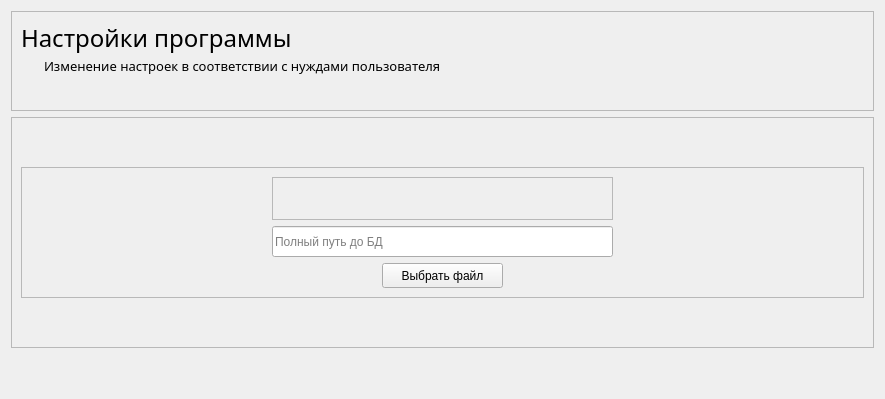
      <widget class="QWidget" name="settings_page">
       <layout class="QVBoxLayout" name="verticalLayout_40">
        <item>
         <widget class="QFrame" name="frame_23">
          <property name="frameShape">
           <enum>QFrame::StyledPanel</enum>
          </property>
          <property name="frameShadow">
           <enum>QFrame::Raised</enum>
          </property>
          <layout class="QVBoxLayout" name="verticalLayout_39">
           <property name="spacing">
            <number>2</number>
           </property>
           <item>
            <layout class="QHBoxLayout" name="horizontalLayout_30">
             <item>
              <widget class="QLabel" name="settings_program_title">
               <property name="font">
                <font>
                 <family>Bahnschrift Light</family>
                 <pointsize>18</pointsize>
                </font>
               </property>
               <property name="text">
                <string>Настройки программы</string>
               </property>
              </widget>
             </item>
            </layout>
           </item>
           <item>
            <layout class="QHBoxLayout" name="horizontalLayout_31">
             <property name="leftMargin">
              <number>23</number>
             </property>
             <property name="bottomMargin">
              <number>26</number>
             </property>
             <item>
              <widget class="QLabel" name="settings_program_subtitle">
               <property name="font">
                <font>
                 <family>Bahnschrift Light</family>
                 <pointsize>10</pointsize>
                </font>
               </property>
               <property name="text">
                <string>Изменение настроек в соответствии с нуждами пользователя</string>
               </property>
              </widget>
             </item>
            </layout>
           </item>
          </layout>
         </widget>
        </item>
        <item>
         <widget class="QFrame" name="settings_program_frame">
          <property name="frameShape">
           <enum>QFrame::StyledPanel</enum>
          </property>
          <property name="frameShadow">
           <enum>QFrame::Raised</enum>
          </property>
          <layout class="QVBoxLayout" name="verticalLayout_38">
           <item>
            <spacer name="verticalSpacer_8">
             <property name="orientation">
              <enum>Qt::Vertical</enum>
             </property>
             <property name="sizeHint" stdset="0">
              <size>
               <width>20</width>
               <height>40</height>
              </size>
             </property>
            </spacer>
           </item>
           <item>
            <widget class="QFrame" name="frame_21">
             <property name="frameShape">
              <enum>QFrame::StyledPanel</enum>
             </property>
             <property name="frameShadow">
              <enum>QFrame::Raised</enum>
             </property>
             <layout class="QVBoxLayout" name="verticalLayout_34">
              <property name="spacing">
               <number>6</number>
              </property>
              <property name="leftMargin">
               <number>250</number>
              </property>
              <property name="rightMargin">
               <number>250</number>
              </property>
              <item>
               <widget class="QFrame" name="frame_22">
                <property name="frameShape">
                 <enum>QFrame::StyledPanel</enum>
                </property>
                <property name="frameShadow">
                 <enum>QFrame::Raised</enum>
                </property>
                <layout class="QHBoxLayout" name="horizontalLayout_29">
                 <property name="spacing">
                  <number>0</number>
                 </property>
                 <property name="leftMargin">
                  <number>0</number>
                 </property>
                 <property name="topMargin">
                  <number>0</number>
                 </property>
                 <property name="rightMargin">
                  <number>0</number>
                 </property>
                 <property name="bottomMargin">
                  <number>0</number>
                 </property>
                 <item>
                  <layout class="QVBoxLayout" name="verticalLayout_35">
                   <property name="spacing">
                    <number>0</number>
                   </property>
                   <item>
                    <widget class="QLabel" name="db_icon">
                     <property name="minimumSize">
                      <size>
                       <width>41</width>
                       <height>41</height>
                      </size>
                     </property>
                     <property name="maximumSize">
                      <size>
                       <width>41</width>
                       <height>41</height>
                      </size>
                     </property>
                     <property name="text">
                      <string/>
                     </property>
                     <property name="pixmap">
                      <pixmap>../icons/sql-server.svg</pixmap>
                     </property>
                     <property name="scaledContents">
                      <bool>true</bool>
                     </property>
                    </widget>
                   </item>
                  </layout>
                 </item>
                </layout>
               </widget>
              </item>
              <item>
               <layout class="QVBoxLayout" name="verticalLayout_36">
                <item>
                 <widget class="QLineEdit" name="path_db_line">
                  <property name="minimumSize">
                   <size>
                    <width>341</width>
                    <height>31</height>
                   </size>
                  </property>
                  <property name="maximumSize">
                   <size>
                    <width>16777215</width>
                    <height>31</height>
                   </size>
                  </property>
                  <property name="readOnly">
                   <bool>false</bool>
                  </property>
                  <property name="placeholderText">
                   <string>Полный путь до БД</string>
                  </property>
                 </widget>
                </item>
               </layout>
              </item>
              <item>
               <layout class="QVBoxLayout" name="verticalLayout_37">
                <property name="leftMargin">
                 <number>110</number>
                </property>
                <property name="rightMargin">
                 <number>110</number>
                </property>
                <item>
                 <widget class="QPushButton" name="path_db_button">
                  <property name="minimumSize">
                   <size>
                    <width>91</width>
                    <height>25</height>
                   </size>
                  </property>
                  <property name="maximumSize">
                   <size>
                    <width>16777215</width>
                    <height>25</height>
                   </size>
                  </property>
                  <property name="text">
                   <string>Выбрать файл</string>
                  </property>
                 </widget>
                </item>
               </layout>
              </item>
             </layout>
            </widget>
           </item>
           <item>
            <spacer name="verticalSpacer_7">
             <property name="orientation">
              <enum>Qt::Vertical</enum>
             </property>
             <property name="sizeHint" stdset="0">
              <size>
               <width>20</width>
               <height>40</height>
              </size>
             </property>
            </spacer>
           </item>
          </layout>
         </widget>
        </item>
        <item>
         <spacer name="verticalSpacer_9">
          <property name="orientation">
           <enum>Qt::Vertical</enum>
          </property>
          <property name="sizeHint" stdset="0">
           <size>
            <width>20</width>
            <height>40</height>
           </size>
          </property>
         </spacer>
        </item>
       </layout>
      </widget>
